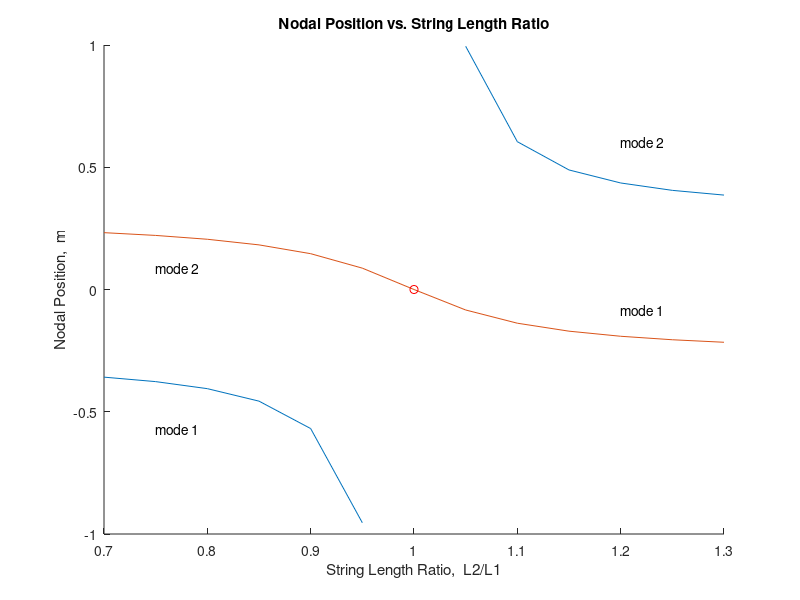
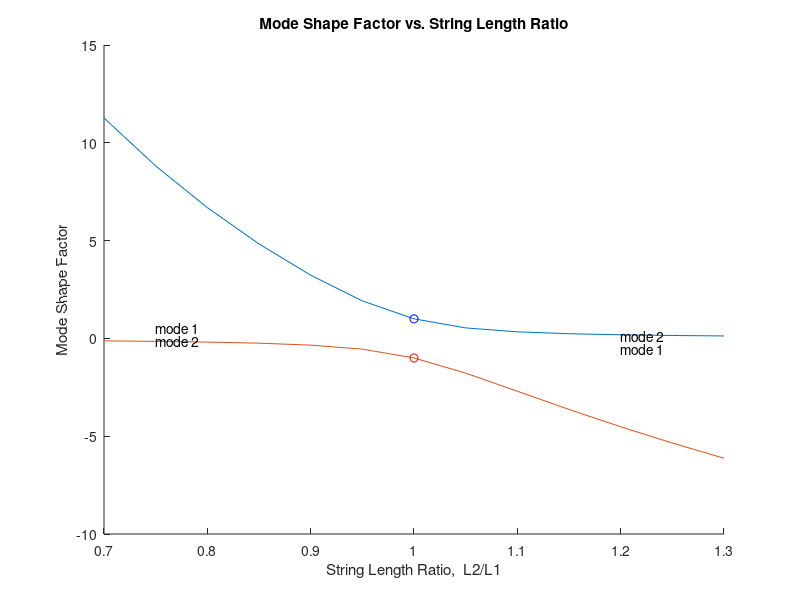
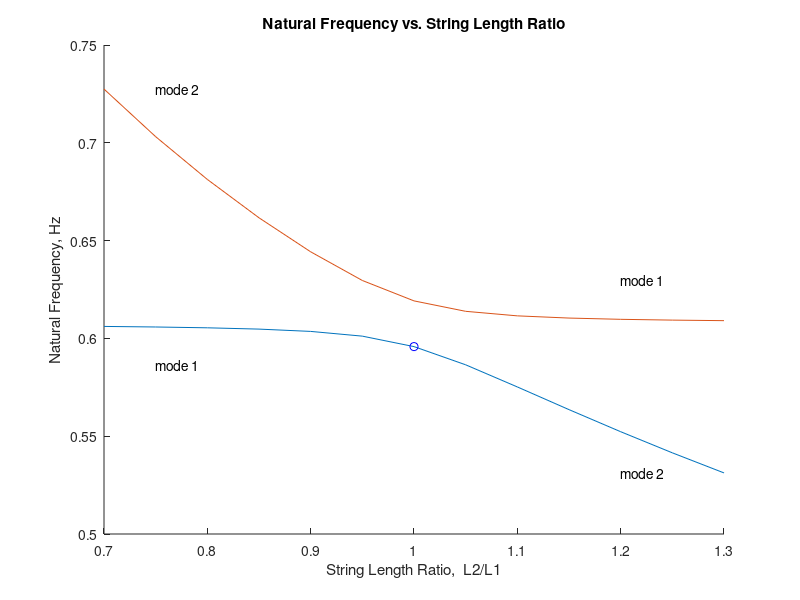

The MATLAB script that drew these images, in order:
% Bifilar Pendulum: Natural Frequencies and Mode Shapes 

% Author:  Gary S. Schajer, 2020.

% Variables:
% ----------
%  a1 = offset ratio 1
%  a2 = offset ratio 2
%  cp = center of percussion position, m
%  D  = distance between strings, m
%  f  = natural frequency, Hz
%  g  = gravitational acceleration = 9.81 m/s^2
%  i  = index for length ratio plotting
%  j  = index for eigenvectors
%  K  = stiffness matrix, N/m
%  L1 = string length 1, m
%  L2 = string length 2, m
%  LL = pendulum rod length, m
%  LR = length ratio = L2/L1
%  m  = pendulum mass, kg
%  M  = mass matrix, kg
%  np = nodal point position, m
%  R  = radius of gyration of pendulum rod, m
%  s  = pendulum centroid offset, m
%  v  = eigenvector ratio, V(2,:)/V(1,:)
%  V  = eigenvector matrix
%  vx = string displacement eigenvector ratio
%  Vx = string displacement eigenvector matrix
%  w2 = angular frequency squared, (rad/s)^2

%************************************************

% Initialize variables
clear all;
close all;
m = 1;   % any positive number will work 
g = 9.81;
LL = 1;
R = LL/sqrt(12);
L1 = 0.70;
L2 = 0.70;
D = 0.60;   % = 2.0000001*R;  for Fig. 7
D = 0.6;
s = 0;
a1 = 0.5 + s/D;
a2 = 0.5 - s/D;

% Solve for length ratios in the range 0.7 to 1.3
for i = 1:13
  L2 = L1 * (0.65 + 0.05*i);
  LR(i) = L2 / L1;
   M = [[R^2/D^2+a1^2 -R^2/D^2+a1*a2]' [-R^2/D^2+a1*a2 R^2/D^2+a2^2]'];
   K = [[g*a1/L2 0]' [0 g*a2/L1]'];
  % M = [[m 0]' [0 m*R^2/D^2]'];
  % K = m*g*a1*a2/L1/L2 * [[L1/a2+L2/a1 L1-L2]' ...
  %                        [L1-L2 a2*L1+a1*L2]'];
  [V,w2] = eig(K,M);
  f(i,:) = sqrt(diag(w2)) / 2 / pi;
  
  % Find mode shape ratio and nodal point position
  v(i,:) = V(2,:) ./ V(1,:);
  %Vx = [[1 1]' [-a1 a2]'] * V;
  Vx = V;
  Vx(:,:) = Vx(:,:) ./ norm(Vx(:,:));
  vx(i,:) = Vx(2,:) ./ Vx(1,:);
  np(i,:) = (a2*Vx(1,:)+a1*Vx(2,:))*D./(Vx(1,:)-Vx(2,:));
  if abs(np(i,1)) > 10
    np(i,1) = NaN;
  end
  cp(i,:) = -1 ./ np(i,:) / 12;
end

% Draw nodal position vs length ratio plot
figure(3)
hold on
plot(LR,np)
plot(1, 0, 'or')
text(LR(2),np(5,1),'mode 1')
text(LR(2),np(6,2),'mode 2')
text(LR(11),np(9,1),'mode 2')
text(LR(11),np(8,2),'mode 1')
title('Nodal Position vs. String Length Ratio')
xlabel('String Length Ratio,  L2/L1')
ylabel('Nodal Position,  m')
saveas(gcf, '3_string_.png')

% Draw mode shape factor vs length ratio plot
figure(2)
hold on
plot(LR,vx)
plot(1,  1, 'ob')
plot(1, -1, 'or')
text(LR(2),vx(8,1),'mode 1')
text(LR(2),vx(1,2),'mode 2')
text(LR(11),vx(6,2),'mode 1')
text(LR(11),vx(13,1),'mode 2')
title('Mode Shape Factor vs. String Length Ratio')
xlabel('String Length Ratio,  L2/L1')
ylabel('Mode Shape Factor')
saveas(gcf, '2_string_.png')

% Draw frequency vs length ratio plot
figure(1)
hold on
plot(LR,f)
plot(1, sqrt(g/L1)/2/pi, 'ob')
text(LR(2),f(8,1),'mode 1')
text(LR(2),f(1,2),'mode 2')
text(LR(11),f(6,2),'mode 1')
text(LR(11),f(13,1),'mode 2')
title('Natural Frequency vs. String Length Ratio')
xlabel('String Length Ratio,  L2/L1')
ylabel('Natural Frequency, Hz')
saveas(gcf, '1_string_.png')
